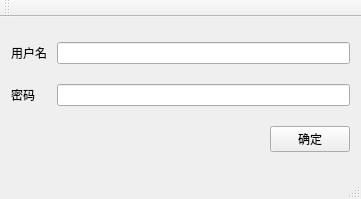
<?xml version="1.0" encoding="UTF-8"?>
<ui version="4.0">
 <class>Test5_2AClass</class>
 <widget class="QMainWindow" name="Test5_2AClass">
  <property name="geometry">
   <rect>
    <x>0</x>
    <y>0</y>
    <width>361</width>
    <height>199</height>
   </rect>
  </property>
  <property name="windowTitle">
   <string>Test5_2A</string>
  </property>
  <widget class="QWidget" name="centralWidget">
   <layout class="QVBoxLayout" name="verticalLayout">
    <item>
     <layout class="QHBoxLayout" name="horizontalLayout">
      <item>
       <widget class="QLabel" name="label">
        <property name="minimumSize">
         <size>
          <width>40</width>
          <height>0</height>
         </size>
        </property>
        <property name="text">
         <string>用户名</string>
        </property>
       </widget>
      </item>
      <item>
       <widget class="QLineEdit" name="editUer"/>
      </item>
     </layout>
    </item>
    <item>
     <layout class="QHBoxLayout" name="horizontalLayout_2">
      <item>
       <widget class="QLabel" name="label_2">
        <property name="minimumSize">
         <size>
          <width>40</width>
          <height>0</height>
         </size>
        </property>
        <property name="text">
         <string>密码</string>
        </property>
       </widget>
      </item>
      <item>
       <widget class="QLineEdit" name="editPasswd">
        <property name="echoMode">
         <enum>QLineEdit::Password</enum>
        </property>
       </widget>
      </item>
     </layout>
    </item>
    <item>
     <layout class="QHBoxLayout" name="horizontalLayout_3">
      <item>
       <spacer name="horizontalSpacer">
        <property name="orientation">
         <enum>Qt::Horizontal</enum>
        </property>
        <property name="sizeHint" stdset="0">
         <size>
          <width>40</width>
          <height>20</height>
         </size>
        </property>
       </spacer>
      </item>
      <item>
       <widget class="QPushButton" name="btnOK">
        <property name="text">
         <string>确定</string>
        </property>
       </widget>
      </item>
     </layout>
    </item>
   </layout>
  </widget>
  <widget class="QMenuBar" name="menuBar">
   <property name="geometry">
    <rect>
     <x>0</x>
     <y>0</y>
     <width>361</width>
     <height>23</height>
    </rect>
   </property>
  </widget>
  <widget class="QToolBar" name="mainToolBar">
   <attribute name="toolBarArea">
    <enum>TopToolBarArea</enum>
   </attribute>
   <attribute name="toolBarBreak">
    <bool>false</bool>
   </attribute>
  </widget>
  <widget class="QStatusBar" name="statusBar"/>
 </widget>
 <layoutdefault spacing="6" margin="11"/>
 <resources>
  <include location="Test5_2A.qrc"/>
 </resources>
 <connections/>
</ui>
